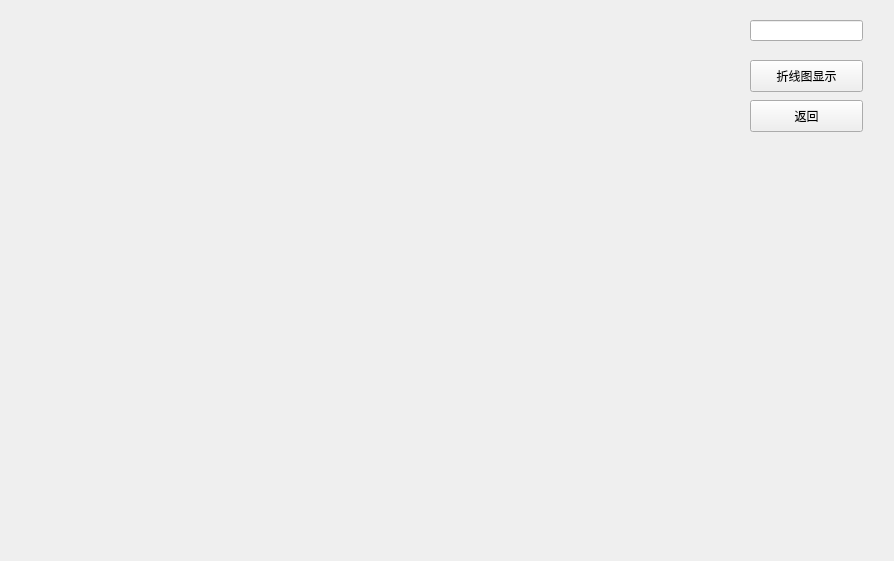
<?xml version="1.0" encoding="UTF-8"?>
<ui version="4.0">
 <class>displacepointline</class>
 <widget class="QWidget" name="displacepointline">
  <property name="geometry">
   <rect>
    <x>0</x>
    <y>0</y>
    <width>894</width>
    <height>561</height>
   </rect>
  </property>
  <property name="windowTitle">
   <string>位移监测点</string>
  </property>
  <property name="styleSheet">
   <string notr="true"/>
  </property>
  <widget class="QCustomPlot" name="widget" native="true">
   <property name="geometry">
    <rect>
     <x>20</x>
     <y>10</y>
     <width>711</width>
     <height>441</height>
    </rect>
   </property>
  </widget>
  <widget class="QLineEdit" name="pointnumlineEdit">
   <property name="geometry">
    <rect>
     <x>750</x>
     <y>20</y>
     <width>113</width>
     <height>21</height>
    </rect>
   </property>
  </widget>
  <widget class="QPushButton" name="linepushButton">
   <property name="geometry">
    <rect>
     <x>750</x>
     <y>60</y>
     <width>113</width>
     <height>32</height>
    </rect>
   </property>
   <property name="text">
    <string>折线图显示</string>
   </property>
  </widget>
  <widget class="QPushButton" name="returnpushButton">
   <property name="geometry">
    <rect>
     <x>750</x>
     <y>100</y>
     <width>113</width>
     <height>32</height>
    </rect>
   </property>
   <property name="text">
    <string>返回</string>
   </property>
  </widget>
 </widget>
 <customwidgets>
  <customwidget>
   <class>QCustomPlot</class>
   <extends>QWidget</extends>
   <header location="global">qcustomplot.h</header>
   <container>1</container>
  </customwidget>
 </customwidgets>
 <resources/>
 <connections/>
</ui>
